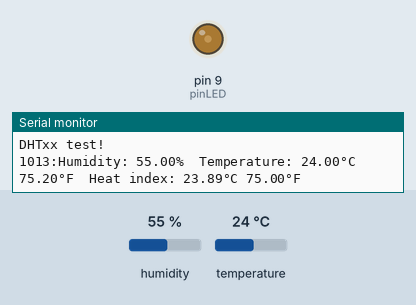
This sketch was run on a simulated Arduino Uno, built with avr-gcc and run on an emulated ATmega328P. Shown: output pins drawn as LEDs (lit = HIGH), the last lines printed to the serial monitor. Inputs (shaded band) come from the test bench; at power-on: temperature 24 °C, humidity 55 %.

Above: at 7.9 s.
8.0 s: temperature set to 41 °C
At 8.55 s:
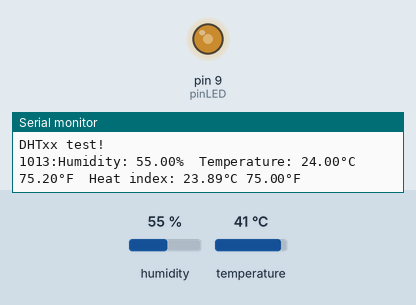
At 13.1 s:
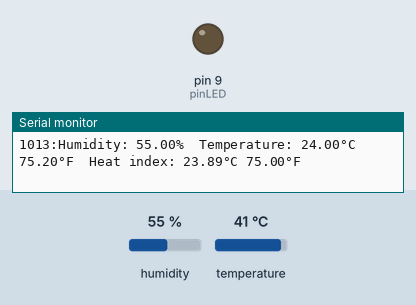
Timing chart, 0 to 14.6 s (numbered marks = the images above; inputs shaded):
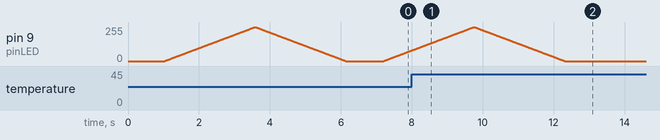

Measured:
- after the input at 8.0 s, pin 9 (pinLED): goes on until 12.3 s, then stays 0/255

The sketch:

Blink.ino
```cpp
// Example testing sketch for various DHT humidity/temperature sensors
// Written by ladyada, public domain

// REQUIRES the following Arduino libraries:
// - DHT Sensor Library: https://github.com/adafruit/DHT-sensor-library
// - Adafruit Unified Sensor Lib: https://github.com/adafruit/Adafruit_Sensor

#include "DHT.h"

#define DHTPIN 2  // Digital pin connected to the DHT sensor
// Feather HUZZAH ESP8266 note: use pins 3, 4, 5, 12, 13 or 14 --
// Pin 15 can work but DHT must be disconnected during program upload.

// Uncomment whatever type you're using!
#define DHTTYPE DHT11  // DHT 11
//#define DHTTYPE DHT22   // DHT 22  (AM2302), AM2321
//#define DHTTYPE DHT21   // DHT 21 (AM2301)
#define pinLED 9
// Connect pin 1 (on the left) of the sensor to +5V
// NOTE: If using a board with 3.3V logic like an Arduino Due connect pin 1
// to 3.3V instead of 5V!
// Connect pin 2 of the sensor to whatever your DHTPIN is
// Connect pin 3 (on the right) of the sensor to GROUND (if your sensor has 3 pins)
// Connect pin 4 (on the right) of the sensor to GROUND and leave the pin 3 EMPTY (if your sensor has 4 pins)
// Connect a 10K resistor from pin 2 (data) to pin 1 (power) of the sensor

// Initialize DHT sensor.
// Note that older versions of this library took an optional third parameter to
// tweak the timings for faster processors.  This parameter is no longer needed
// as the current DHT reading algorithm adjusts itself to work on faster procs.
DHT dht(DHTPIN, DHTTYPE);

void setup() {
  Serial.begin(9600);
  Serial.println(F("DHTxx test!"));

  dht.begin();
  pinMode(pinLED, OUTPUT);
}

void loop() {
  // Wait a few seconds between measurements.
  //digitalWrite(LED_BUILTIN,HIGH);
  delay(1000);
  // Reading temperature or humidity takes about 250 milliseconds!
  // Sensor readings may also be up to 2 seconds 'old' (its a very slow sensor)
  float h = dht.readHumidity();
  // Read temperature as Celsius (the default)
  float t = dht.readTemperature();
  // Read temperature as Fahrenheit (isFahrenheit = true)
  float f = dht.readTemperature(true);

  // Check if any reads failed and exit early (to try again).
  if (isnan(h) || isnan(t) || isnan(f)) {
    Serial.println(F("Failed to read from DHT sensor!"));
    return;
  }
  int blinkInterval = map(t, 27, 35, 8,1);
  // Compute heat index in Fahrenheit (the default)
  float hif = dht.computeHeatIndex(f, h);
  // Compute heat index in Celsius (isFahreheit = false)
  float hic = dht.computeHeatIndex(t, h, false);

  for (int a = 0; a <= 255; a++) {  //循环语句，控制PWM亮度的增加
    analogWrite(pinLED, a);
    delay(blinkInterval);  //当前亮度级别维持的时间,单位毫秒
  }
  for (int a = 255; a >= 0; a--) {  //循环语句，控制PWM亮度减小
    analogWrite(pinLED, a);
    delay(blinkInterval);  //当前亮度的维持的时间,单位毫秒
  }
  Serial.print(blinkInterval);
  Serial.print("13:");
  Serial.print(F("Humidity: "));
  Serial.print(h);
  Serial.print(F("%  Temperature: "));
  Serial.print(t);
  Serial.print(F("°C "));
  Serial.print(f);
  Serial.print(F("°F  Heat index: "));
  Serial.print(hic);
  Serial.print(F("°C "));
  Serial.print(hif);
  Serial.println(F("°F"));
}
```
